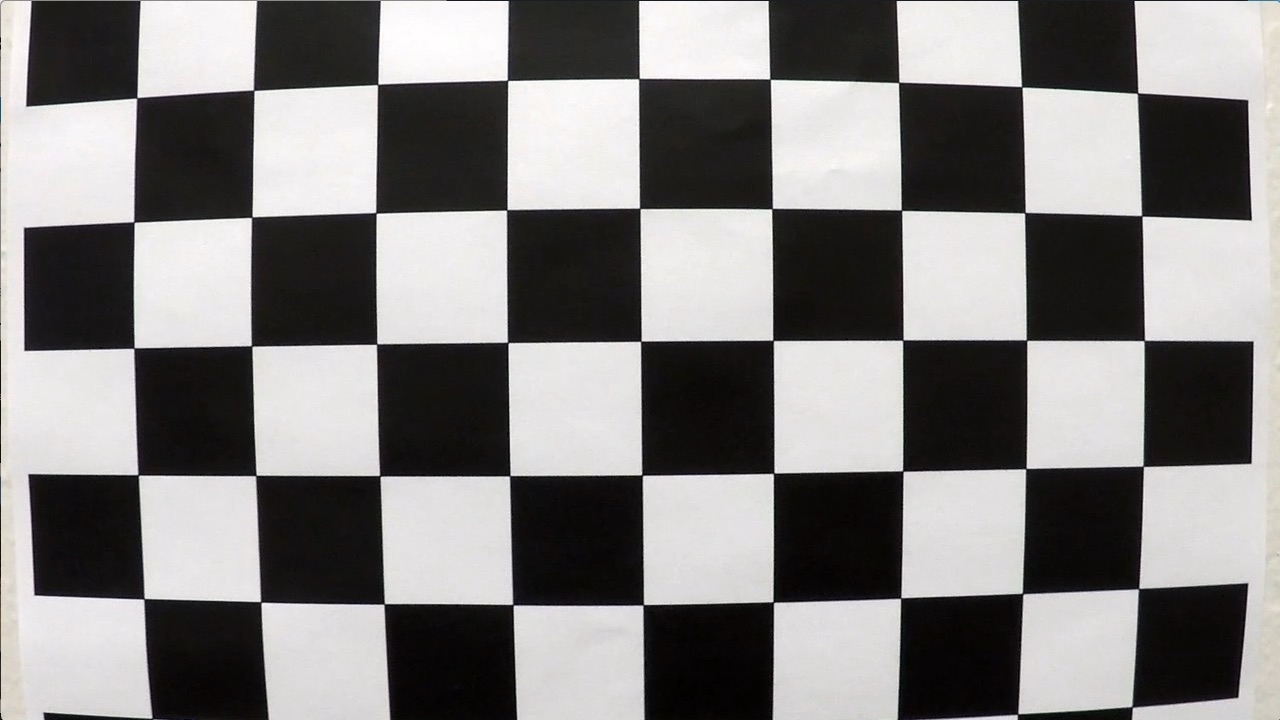
#> input picture camera_cal/calibration1.jpg, 1280 x 720 px; its folder holds only this picture in this run
$ jupyter execute example.ipynb   (shell and % lines are left out)   (older library calls are emulated)
#> lines starting #> are read from the running program, lines starting #| are printed output that depends on the picture; after the words box and inside, x2 and y2 are one past the last pixel; in counts of white or black regions, pixels touching at a corner belong together
## Advanced Lane Finding Project

The goals / steps of this project are the following:

* Compute the camera calibration matrix and distortion coefficients given a set of chessboard images.
* Apply a distortion correction to raw images.
* Use color transforms, gradients, etc., to create a thresholded binary image.
* Apply a perspective transform to rectify binary image ("birds-eye view").
* Detect lane pixels and fit to find the lane boundary.
* Determine the curvature of the lane and vehicle position with respect to center.
* Warp the detected lane boundaries back onto the original image.
* Output visual display of the lane boundaries and numerical estimation of lane curvature and vehicle position.

---
## First, I'll compute the camera calibration using chessboard images

[cell 1]
import numpy as np
import cv2
import glob
import os
import matplotlib.pyplot as plt
import matplotlib.image as mpimg
import pickle

# prepare object points, like (0,0,0), (1,0,0), (2,0,0) ....,(6,5,0)
objp = np.zeros((6*9,3), np.float32)
objp[:,:2] = np.mgrid[0:9,0:6].T.reshape(-1,2)

# Arrays to store object points and image points from all the images.
objpoints = [] # 3d points in real world space
imgpoints = [] # 2d points in image plane.

# Make a list of calibration images
images = glob.glob('../camera_cal/calibration*.jpg')
i = 0 #counter for saving images

# Step through the list and search for chessboard corners
for fname in images:
    img = cv2.imread(fname)
#> img is the input picture: shape (720, 1280, 3); mean B, G, R 127.8, 128.4, 130.1
    raw_img = cv2.imread(fname)
    gray = cv2.cvtColor(img,cv2.COLOR_BGR2GRAY)

    # Find the chessboard corners
    ret, corners = cv2.findChessboardCorners(gray, (9,6),None)
#> ret = False; corners = None

    # If found, add object points, image points
    if ret == True:
        objpoints.append(objp)
        imgpoints.append(corners)

        # Draw the corners
        img = cv2.drawChessboardCorners(img, (9,6), corners, ret)

        # Undistort the image
        ret, mtx, dist, rvecs, tvecs = cv2.calibrateCamera(objpoints,imgpoints, gray.shape[::-1],None, None)
        undistorted = cv2.undistort(raw_img, mtx, dist, None, mtx)

        # Display the chessboard corners and undistorted images
        plt.figure()
        f, (ax1, ax2) = plt.subplots(1, 2, figsize = (24, 9))
        f.tight_layout()
        ax1.imshow(img)
        ax1.set_title('Distorted Image', fontsize=50)
        ax2.imshow(undistorted)
        ax2.set_title('Undistorted Image', fontsize=50)

        # Save the figures
        i = i + 1
        figname = 'undistorted_{}.png'.format(i)
        dest = os.path.join('../output_images/undistorted_chessboard_images/', figname)
        plt.savefig(dest)
        plt.close('all') #un/comment here to see the plot inline

## Create a thresholded binary image

[cell 2]
# Absolute threshold function
def abs_sobel_thresh(gray, orient = 'x', grad_thresh = (0,255)):

    if orient == 'x':
        sobelx = cv2.Sobel(gray, cv2.CV_64F, 1, 0)
        abs_sobel = np.absolute(sobelx)

    elif orient == 'y':
        sobely = cv2.Sobel(gray, cv2.CV_64F, 0, 1)
        abs_sobel = np.absolute(sobely)

    scaled_sobel = np.uint(255*abs_sobel/np.max(abs_sobel)) # scaled to 8-bit (range 0-255)

    # Create a binary mask
    binary_output = np.zeros_like(scaled_sobel)
    binary_output[(scaled_sobel >= grad_thresh[0]) & (scaled_sobel <= grad_thresh[1])] = 1
    return binary_output

# Magnitude threshold function
def mag_thresh(gray, sobel_kernel = 3, mag_thresh=(0,255)):

    sobelx = cv2.Sobel(gray, cv2.CV_64F, 1, 0)
    sobely = cv2.Sobel(gray, cv2.CV_64F, 0, 1)
    mag_sobel = np.sqrt(sobelx**2 + sobely**2)

    scaled_sobel = np.uint(255*mag_sobel/np.max(mag_sobel)) # scaled to 8-bit (range 0-255)

    # Create a binary mask
    binary_output = np.zeros_like(scaled_sobel)
    binary_output[(scaled_sobel >= mag_thresh[0]) & (scaled_sobel <= mag_thresh[1])] = 1
    return binary_output


# Direction threshold function
def dir_thresh(gray, sobel_kernel = 3, dir_thresh=(0,np.pi/2)):

    sobelx = cv2.Sobel(gray, cv2.CV_64F, 1, 0)
    sobely = cv2.Sobel(gray, cv2.CV_64F, 0, 1)
    absgraddir = np.arctan2(np.absolute(sobely),np.absolute(sobelx))

    # Create a binary mask
    binary_output = np.zeros_like(absgraddir)
    binary_output[(absgraddir >= dir_thresh[0]) & (absgraddir <= dir_thresh[1])] = 1
    return binary_output

def color_thresh(hls, color_thresh = (0,255)):
    s_channel = hls[:,:,2]

    binary_output = np.zeros_like(s_channel)
    binary_output[(s_channel >= color_thresh[0]) & (s_channel <= color_thresh[1])] = 1
    return binary_output

### 1. Using combined thresholds (gradient, magnitude, direction)

[cell 3]
images = glob.glob('../test_images/straight_lines*.jpg')
ksize = 15
i = 0 #counter for saving images

for fname in images:

    image = mpimg.imread(fname)
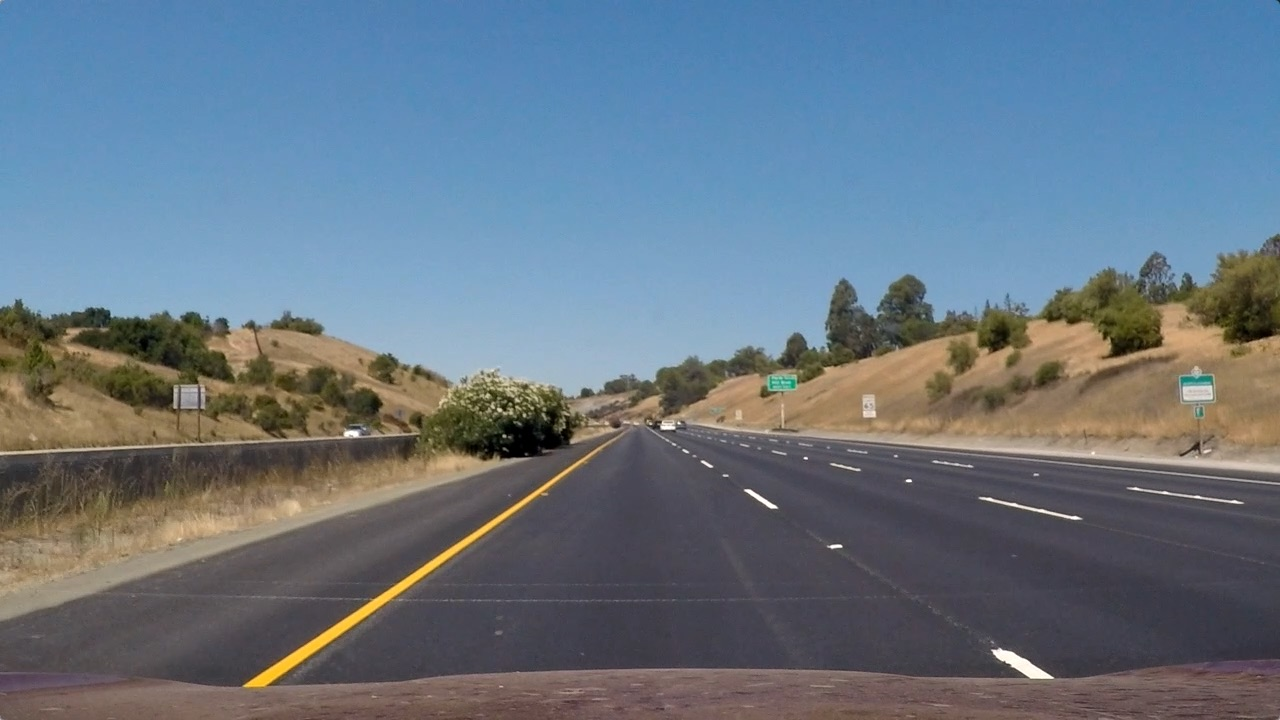
#> input picture test_images/straight_lines1.jpg, 1280 x 720 px
#> image is the input picture: shape (720, 1280, 3); mean R, G, B 103.2, 117.7, 131.2
    gray = cv2.cvtColor(image, cv2.COLOR_RGB2GRAY)

    gradx_binary = abs_sobel_thresh(gray, orient='x', grad_thresh = (20,200))
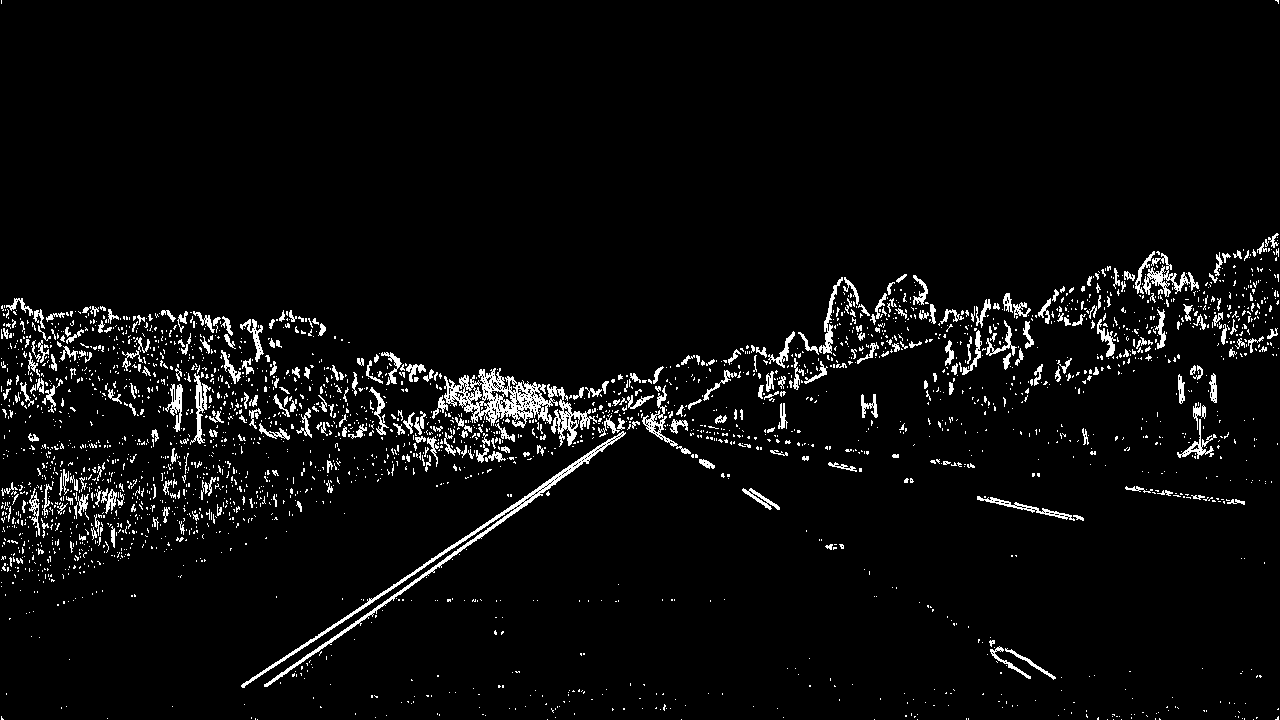
#> gradx_binary: shape (720, 1280) uint64; values 0 (black) and 1 (white), 4.4% white in thin lines or dots
    grady_binary = abs_sobel_thresh(gray, orient='y', grad_thresh = (20,200))
#> grady_binary: shape (720, 1280) uint64; values 0 (black) and 1 (white), 6.8% white; 2764 white regions (2426 under 20 px), largest, box (x1, y1, x2, y2) and area: (0, 385, 1280, 689) 17722, (0, 419, 423, 458) 3209, (436, 367, 563, 429) 2891
    mag_binary = mag_thresh(gray, sobel_kernel = ksize, mag_thresh=(30, 200))
#> mag_binary: shape (720, 1280) uint64; values 0 (black) and 1 (white), 5.4% white in thin lines or dots
    dir_binary = dir_thresh(gray, sobel_kernel = ksize, dir_thresh=(0.7, 1.0))
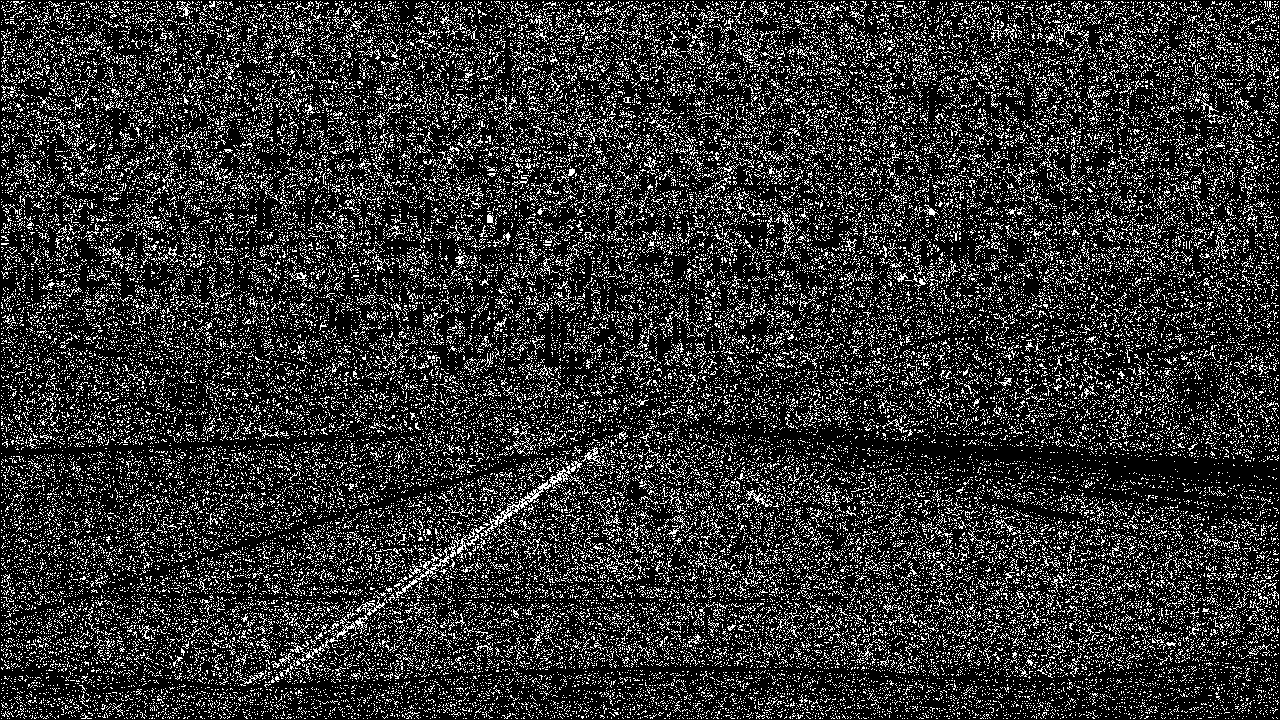
#> dir_binary: shape (720, 1280) float64; values 0 (black) and 1 (white), 19.3% white in thin lines or dots

    combined = np.zeros_like(dir_binary)
    combined[((gradx_binary == 1) & (grady_binary == 1)) | ((mag_binary == 1) & (dir_binary == 1))] = 1

    # Plot the result
    plt.figure()
    f, axs = plt.subplots(1, 2, figsize=(24, 9))
    f.tight_layout()
    axs[0].imshow(image)
    axs[0].set_title('Original Image', fontsize=50)
    axs[1].imshow(combined, cmap='gray')
    axs[1].set_title('Combined Thresholds', fontsize=50)
    plt.subplots_adjust(left=0., right=1, top=0.9, bottom=0.)

    # Save the figures
    i = i + 1
    figname = 'combined_thresh_{}.png'.format(i)
    dest = os.path.join('../output_images/combined_threshold', figname)
    plt.savefig(dest)
    plt.close('all')

### 2. Using combined color and gradient thresholds

[cell 4]
images = glob.glob('../test_images/test*.jpg')
i = 2 #counter for saving images

for fname in images:

    image = mpimg.imread(fname)
    gray = cv2.cvtColor(image, cv2.COLOR_RGB2GRAY)
    hls = cv2.cvtColor(image, cv2.COLOR_RGB2HLS)

    gradx_binary = abs_sobel_thresh(hls[:,:,1], orient='x', grad_thresh = (20,200))
    color_binary = color_thresh(hls, color_thresh = (170,255))

    combined = np.zeros_like(gradx_binary)
    combined[(gradx_binary == 1) | (color_binary == 1)] = 1

    # Plot the result
    plt.figure()
    f, axs = plt.subplots(1, 2, figsize=(24, 9))
    f.tight_layout()
    axs[0].imshow(image)
    axs[0].set_title('Original Image', fontsize=50)
    axs[1].imshow(combined, cmap='gray')
    axs[1].set_title('Combined Thresholds', fontsize=50)
    plt.subplots_adjust(left=0., right=1, top=0.9, bottom=0.)

    # Save the figures
    i = i + 1
    figname = 'color_gradient_{}.png'.format(i)
    dest = os.path.join('../output_images/color_gradient/', figname)
    plt.savefig(dest)
    plt.close('all') #un/comment here to see the plot inline

## Rectify binary image using a perspective transform

[cell 5]
# Masking (select a region of interest)
def region_of_interest(img, vertices):
    """
    Applies an image mask.

    Only keeps the region of the image defined by the polygon
    formed from `vertices`. The rest of the image is set to black.
    `vertices` should be a numpy array of integer points.
    """
    #defining a blank mask to start with
    mask = np.zeros_like(img)

    #defining a 3 channel or 1 channel color to fill the mask with depending on the input image
    if len(img.shape) > 2:
        channel_count = img.shape[2]  # i.e. 3 or 4 depending on your image
        ignore_mask_color = (255,) * channel_count
    else:
        ignore_mask_color = 255

    #filling pixels inside the polygon defined by "vertices" with the fill color
    cv2.fillPoly(mask, vertices, ignore_mask_color)

    #returning the image only where mask pixels are nonzero
    masked_image = cv2.bitwise_and(img, mask)
    return masked_image

[cell 6]
image = mpimg.imread('../test_images/straight_lines1.jpg')
hls = cv2.cvtColor(image, cv2.COLOR_RGB2HLS)
#> hls: shape (720, 1280, 3); mean of channels 0, 1, 2 85.5, 117, 67
ysize = img.shape[0]
#> ysize = 720

gradx_binary = abs_sobel_thresh(hls[:,:,1], orient = 'x', grad_thresh = (20,200))
#> gradx_binary: shape (720, 1280) uint64; values 0 (black) and 1 (white), 4.3% white in thin lines or dots
color_binary = color_thresh(hls, color_thresh = (170,255))
#> in color_thresh, `s_channel = hls[:,:,2]`:
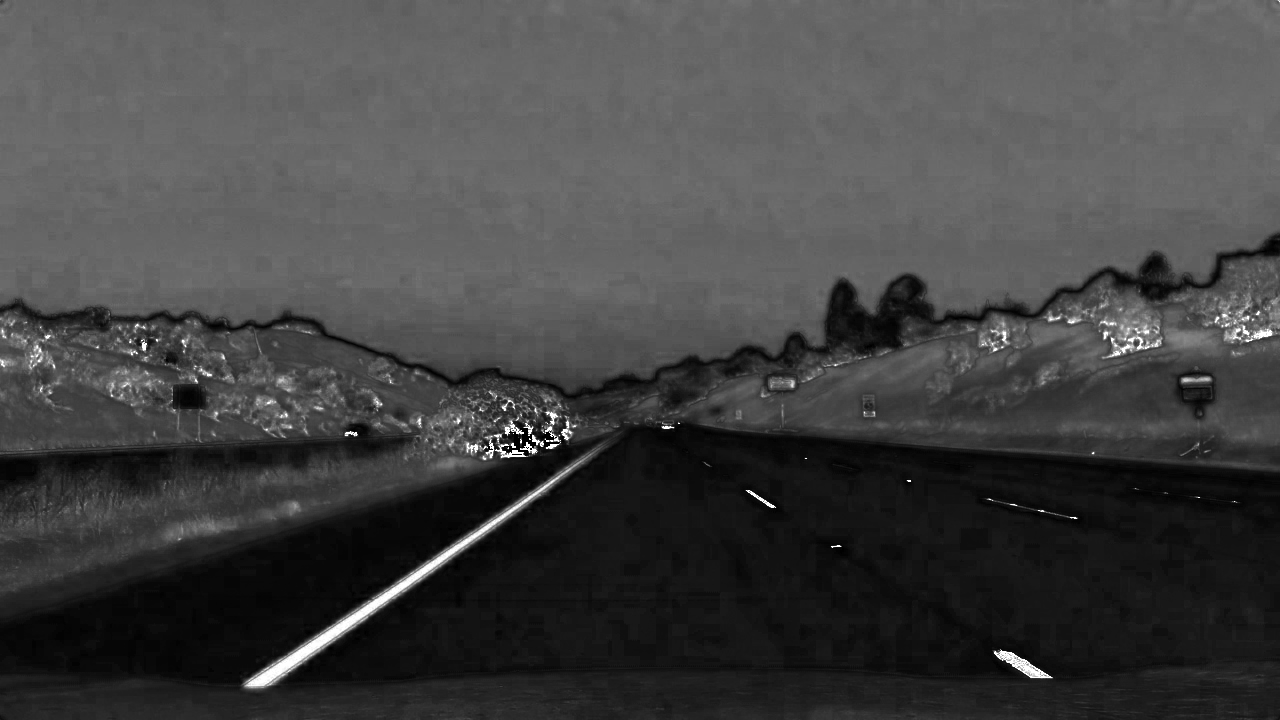
#> s_channel: shape (720, 1280); min 0, max 255, mean 67
#> color_binary: shape (720, 1280); values 0 (black) and 1 (white), 0.66% white; 260 white regions (219 under 20 px), largest, box (x1, y1, x2, y2) and area: (245, 468, 571, 688) 2739, (994, 650, 1052, 678) 518, (1245, 329, 1273, 342) 144

combined = np.zeros_like(gradx_binary, dtype = np.uint8)
combined[(gradx_binary == 1) | (color_binary == 1)] = 1

top_left = [451,310]
bottom_left = [137,ysize]
#> bottom_left = [137, 720]
top_right = [505,310]
bottom_right = [841,ysize]
#> bottom_right = [841, 720]

vertices = np.array([[top_left,top_right,bottom_right,bottom_left]])
mask_img = region_of_interest(combined, vertices)
#> in region_of_interest, `cv2.fillPoly(mask, vertices, ignore_mask_color)`: mask: shape (720, 1280); 16.9% white; 1 white region, box (x1, y1, x2, y2) and area: (137, 310, 842, 720) 155800
#> in region_of_interest, `masked_image = cv2.bitwise_and(img, mask)`: img: shape (720, 1280); values 0 (black) and 1 (white), 4.8% white; 2720 white regions (2395 under 20 px), largest, box (x1, y1, x2, y2) and area: (444, 368, 597, 463) 4953, (241, 431, 626, 688) 4664, (1097, 306, 1166, 360) 948
plt.imshow(mask_img,cmap='gray')
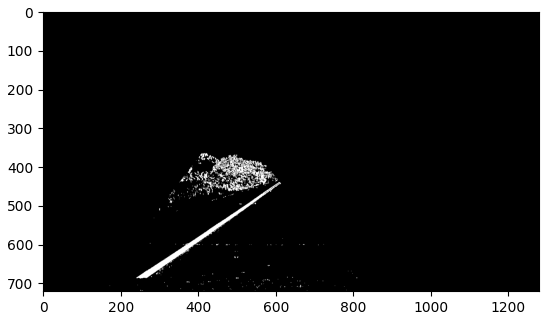
#> figure drawn by matplotlib, 1 panel
